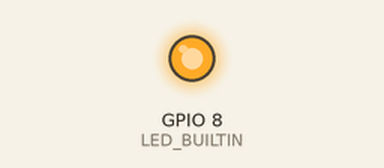
Recording of a sketch running on a simulated ESP32-C3. Shown: output pins drawn as LEDs (lit = HIGH). WiFi joins after 1.5 s; servers stay silent unless stated; uploads are accepted with an empty reply; what the sketch prints to the serial monitor is not drawn.

Above: at 1.78 s.
At 5.4 s:
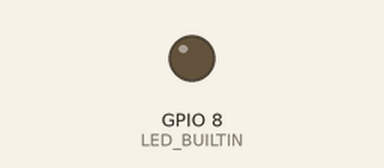
Timing chart, 0 to 9.8 s (numbered marks = the images above):
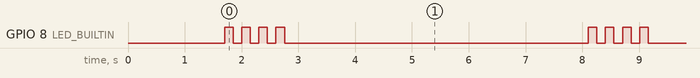

Measured:
- by itself, GPIO 8 (LED_BUILTIN): repeats every 6.4 s: 3 × (LOW 0.15 s, HIGH 0.15 s), LOW 5.4 s, HIGH 0.15 s
- by itself, everything shown: repeats every 6.4 s, in 8 steps

The sketch:

wifi_debug_http_send.ino
```cpp
// (licence header left out)
#include <WiFi.h>
#include <HTTPClient.h>

const char* ssid = "ssid";
const char* password = "password";
const char* serverUrl = "http://192.168.0.101";

#define LED_BUILTIN 8  // Verify your ESP32-C3's built-in LED pin
#define BLINK_INTERVAL 150  // milliseconds between blinks

void setup() {
  Serial.begin(115200);
  pinMode(LED_BUILTIN, OUTPUT);

  WiFi.begin(ssid, password);
  Serial.print("Connecting to WiFi");
  while (WiFi.status() != WL_CONNECTED) {
    delay(500);
    Serial.print(".");
  }
  Serial.println("\nConnected! IP: " + WiFi.localIP().toString());
}

String getDiagnostics() {
  String data = "/?";

  // WiFi signal strength
  data += "rssi=";
  data += String(WiFi.RSSI());

  // Free heap memory
  data += "&heap=";
  data += String(esp_get_free_heap_size());

  // Uptime
  data += "&uptime=";
  data += String(millis() / 1000);

  return data;
}

void blinkLed(int times) {
  for(int i=0; i<times; i++) {
    digitalWrite(LED_BUILTIN, HIGH);
    delay(BLINK_INTERVAL);
    digitalWrite(LED_BUILTIN, LOW);
    delay(BLINK_INTERVAL);
  }
}

void loop() {
  if (WiFi.status() == WL_CONNECTED) {
    HTTPClient http;
    String fullUrl = serverUrl + getDiagnostics();

    Serial.println("Sending: " + fullUrl);
    http.begin(fullUrl);

    int httpCode = http.GET();
    String payload = httpCode > 0 ? http.getString() : "Error";

    Serial.print("Response: ");
    Serial.println(httpCode);
    Serial.print("Payload: ");
    Serial.println(payload);

    payload.trim();
    if (payload == "OK") {
      blinkLed(2);
      Serial.println("HTTP OK");
    } else {
      blinkLed(4);
      Serial.println("HTTP NOT OK");
    }

    http.end();
  } else {
    Serial.println("WiFi Disconnected!");
    blinkLed(6);
  }

  delay(5000);
}
```
